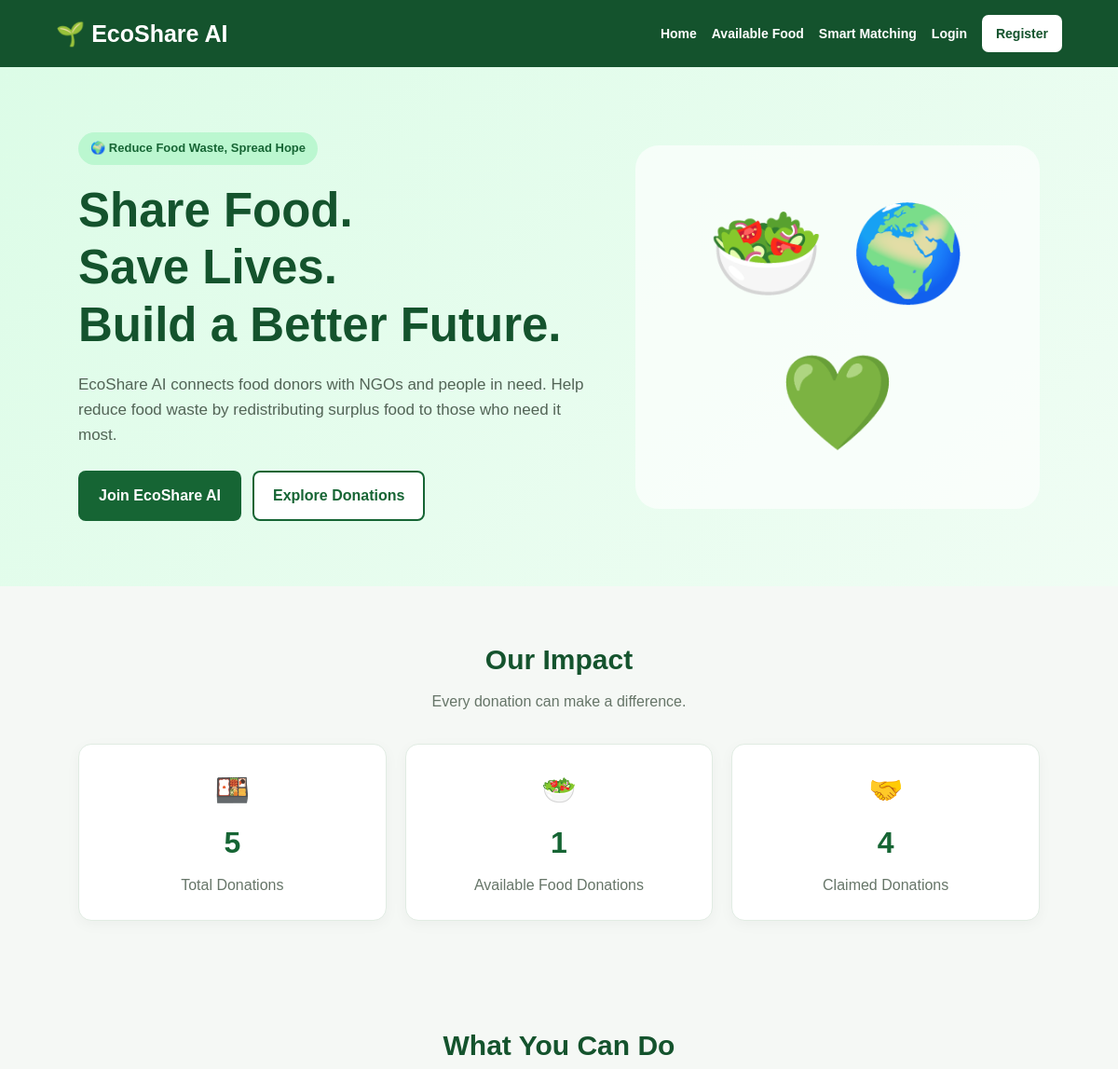
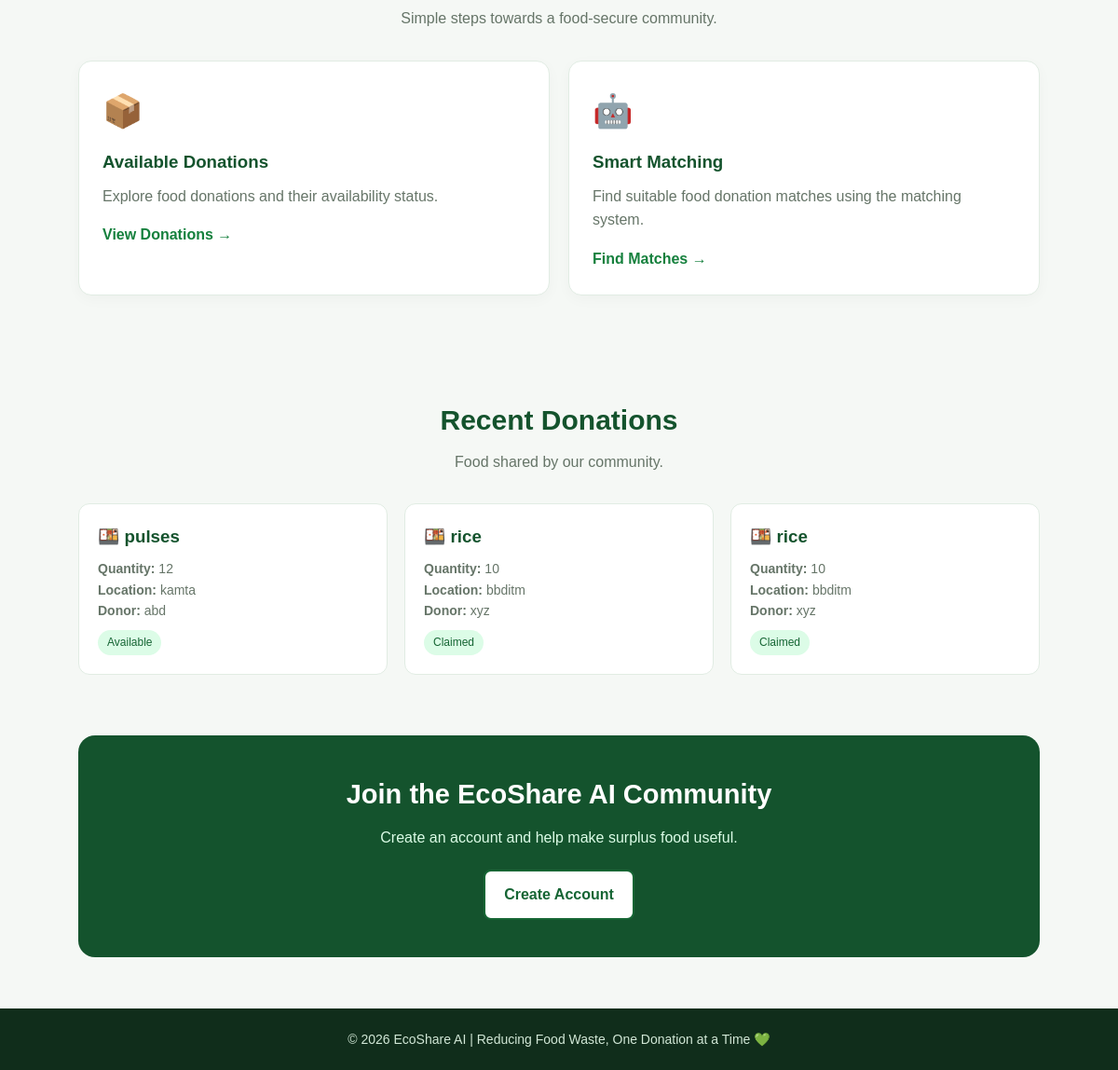
The page / on the database its author committed (2 pictures, top to bottom).
### tables this page shows
CREATE TABLE donations (
            id INTEGER PRIMARY KEY AUTOINCREMENT,
            food_name TEXT NOT NULL,
            quantity TEXT NOT NULL,
            location TEXT NOT NULL,
            donor_name TEXT NOT NULL,
            contact TEXT NOT NULL,
            status TEXT NOT NULL DEFAULT 'Available'
        , expiry_date TEXT);

### app.py (the view)
@app.route("/")
def home():
    donations = get_all_donations()
    stats = get_statistics() or {}
    total = get_stat_value(
        stats, "total", "total_donations"
    )
    available = get_stat_value(
        stats, "available", "available_donations"
    )
    claimed = get_stat_value(
        stats, "claimed", "claimed_donations"
    )
    stats_for_template = dict(stats)
    stats_for_template["total"] = total
    stats_for_template["available"] = available
    stats_for_template["claimed"] = claimed
    return render_template(
        "index.html",
        donations=donations,
        stats=stats_for_template,
        total_donations=total,
        available_donations=available,
        claimed_donations=claimed,
    )

### app.py (called while the page is built)
def get_stat_value(stats, *possible_keys):
    for key in possible_keys:
        try:
            value = stats.get(key)
            if value is not None:
                return value
        except AttributeError:
            break
    return 0

### database.py (called while the page is built)
def get_connection():
    connection = sqlite3.connect(DB_PATH, timeout=10)
    connection.row_factory = sqlite3.Row
    connection.execute("PRAGMA foreign_keys = ON")
    return connection

def get_all_donations():
    with get_connection() as conn:
        rows = conn.execute("""
            SELECT *
            FROM donations
            ORDER BY id DESC
        """).fetchall()
        return [dict(row) for row in rows]

def get_statistics():
    with get_connection() as conn:
        row = conn.execute("""
            SELECT
                COUNT(*) AS total,

                SUM(
                    CASE
                        WHEN LOWER(TRIM(status)) = 'available'
                        THEN 1 ELSE 0
                    END
                ) AS available,

                SUM(
                    CASE
                        WHEN LOWER(TRIM(status)) = 'claimed'
                        THEN 1 ELSE 0
                    END
                ) AS claimed

            FROM donations
        """).fetchone()
        return {
            "total": row["total"] or 0,
            "available": row["available"] or 0,
            "claimed": row["claimed"] or 0
        }

### templates/index.html (shortened to what this page needs)
<!DOCTYPE html>
<html lang="en">
<head>
</head>
<body>
    <nav>
        <a class="logo" href="{{ url_for('home') }}">
            🌱 EcoShare AI
        </a>
        <div class="nav-links">
            <a href="{{ url_for('home') }}">Home</a>
            {% if session.get('user_id') %}
                {% if session.get('user_role') == 'ngo' %}
                    <a href="{{ url_for('donations') }}">
                        Available Food
                    </a>
                    <a href="{{ url_for('smart_matching') }}">
                        Smart Matching
                    </a>
                    <a href="{{ url_for('ngo_dashboard') }}">
                        NGO Dashboard
                    </a>
                {% else %}
                    <a href="{{ url_for('donate') }}">
                        Donate Food
                    </a>
                    <a href="{{ url_for('donations') }}">
                        Available Food
                    </a>
                    <a href="{{ url_for('smart_matching') }}">
                        Smart Matching
                    </a>
                {% endif %}
                <span class="welcome">
                    Hi, {{ session.get('user_name', 'User') }}
                </span>
                <a class="nav-button" href="{{ url_for('logout') }}">
                    Logout
                </a>
            {% else %}
                <a href="{{ url_for('donations') }}">
                    Available Food
                </a>
                <a href="{{ url_for('smart_matching') }}">
                    Smart Matching
                </a>
                <a href="{{ url_for('login') }}">
                    Login
                </a>
                <a class="nav-button" href="{{ url_for('register') }}">
                    Register
                </a>
            {% endif %}
        </div>
    </nav>
    <section class="hero">
        <div class="hero-content">
            <span class="tag">
                🌍 Reduce Food Waste, Spread Hope
            </span>
            <h1>
                Share Food.<br>
                Save Lives.<br>
                Build a Better Future.
            </h1>
            <p>
                EcoShare AI connects food donors with NGOs and people in need.
                Help reduce food waste by redistributing surplus food to
                those who need it most.
            </p>
            <div class="buttons">
                {% if session.get('user_id') and session.get('user_role') == 'donor' %}
                    <a class="btn btn-primary"
                       href="{{ url_for('donate') }}">
                        Donate Food
                    </a>
                {% elif not session.get('user_id') %}
                    <a class="btn btn-primary"
                       href="{{ url_for('register') }}">
                        Join EcoShare AI
                    </a>
                {% endif %}
                <a class="btn btn-secondary"
                   href="{{ url_for('donations') }}">
                    Explore Donations
                </a>
            </div>
        </div>
        <div class="hero-visual">
            🥗 🌍 💚
        </div>
    </section>
    <section class="section">
        <div class="section-heading">
            <h2>Our Impact</h2>
            <p>Every donation can make a difference.</p>
        </div>
        <div class="stats">
            <div class="stat-card">
                <div class="stat-icon">🍱</div>
                <h3>{{ stats.total }}</h3>
                <p>Total Donations</p>
            </div>
            <div class="stat-card">
                <div class="stat-icon">🥗</div>
                <h3>{{ stats.available }}</h3>
                <p>Available Food Donations</p>
            </div>
            <div class="stat-card">
                <div class="stat-icon">🤝</div>
                <h3>{{ stats.claimed }}</h3>
                <p>Claimed Donations</p>
            </div>
        </div>
    </section>
    <section class="section">
        <div class="section-heading">
            <h2>What You Can Do</h2>
            <p>Simple steps towards a food-secure community.</p>
        </div>
        <div class="features">
            <div class="feature-card">
                <div class="icon">📦</div>
                <h3>Available Donations</h3>
                <p>Explore food donations and their availability status.</p>
                <a href="{{ url_for('donations') }}">View Donations →</a>
            </div>
            <div class="feature-card">
                <div class="icon">🤖</div>
                <h3>Smart Matching</h3>
                <p>Find suitable food donation matches using the matching system.</p>
                <a href="{{ url_for('smart_matching') }}">Find Matches →</a>
            </div>
        </div>
    </section>
    <section class="section">
        <div class="section-heading">
            <h2>Recent Donations</h2>
            <p>Food shared by our community.</p>
        </div>
        <div class="recent-list">
            {% for donation in donations[:3] %}
                <div class="recent-card">
                    <h3>🍱 {{ donation.food_name }}</h3>
                    <p>
                        <strong>Quantity:</strong>
                        {{ donation.quantity }}
                    </p>
                    <p>
                        <strong>Location:</strong>
                        {{ donation.location }}
                    </p>
                    <p>
                        <strong>Donor:</strong>
                        {{ donation.donor_name }}
                    </p>
                    <span class="status">
                        {{ donation.status }}
                    </span>
                </div>
            {% else %}
                <div class="empty-state">
                    <h3>No donations yet</h3>
                    <p>Be the first person to share food with your community.</p>
                </div>
            {% endfor %}
        </div>
    </section>
    <section class="cta">
        {% if session.get('user_id') %}
            {% if session.get('user_role') == 'ngo' %}
                <h2>Welcome, NGO Partner!</h2>
                <p>Find available food and help connect it to people in need.</p>
                <a class="btn btn-secondary"
                   href="{{ url_for('donations') }}">
                    Explore Available Food
                </a>
                <a class="btn btn-secondary"
                   href="{{ url_for('ngo_dashboard') }}">
                    Open NGO Dashboard
                </a>
            {% else %}
                <h2>Thank You for Supporting EcoShare AI!</h2>
                <p>Your contribution can help reduce food waste.</p>
                <a class="btn btn-secondary"
                   href="{{ url_for('donate') }}">
                    Donate Food
                </a>
            {% endif %}
        {% else %}
            <h2>Join the EcoShare AI Community</h2>
            <p>Create an account and help make surplus food useful.</p>
            <a class="btn btn-secondary"
               href="{{ url_for('register') }}">
                Create Account
            </a>
        {% endif %}
    </section>
    <footer>
        <p>
            © 2026 EcoShare AI |
            Reducing Food Waste, One Donation at a Time 💚
        </p>
    </footer>
</body>
</html>

### templates/index.html (style rules this page uses)
* { margin: 0; padding: 0; box-sizing: border-box; }
body { font-family: Arial, sans-serif; background: #f5f8f5; color: #24352a; line-height: 1.6; }
nav { background: #14532d; color: white; padding: 16px 5%; display: flex; justify-content: space-between; align-items: center; gap: 18px; flex-wrap: wrap; }
.logo { font-size: 25px; font-weight: bold; color: white; text-decoration: none; }
.nav-links { display: flex; align-items: center; gap: 16px; flex-wrap: wrap; }
.nav-links a, .welcome { color: white; text-decoration: none; font-size: 14px; font-weight: 600; }
.nav-button { background: white; color: #14532d !important; padding: 9px 15px; border-radius: 7px; }
.hero { padding: 70px 7%; background: linear-gradient(135deg, #dcfce7, #f0fdf4); display: flex; justify-content: space-between; align-items: center; gap: 35px; flex-wrap: wrap; }
.hero-content { flex: 1; min-width: 280px; }
.tag { display: inline-block; background: #bbf7d0; color: #166534; padding: 7px 13px; border-radius: 20px; font-size: 13px; font-weight: bold; margin-bottom: 18px; }
.hero h1 { font-size: clamp(32px, 5vw, 51px); line-height: 1.2; margin-bottom: 20px; color: #14532d; }
.hero p { color: #526456; font-size: 17px; margin-bottom: 25px; max-width: 600px; }
.buttons { display: flex; gap: 12px; flex-wrap: wrap; }
.btn { display: inline-block; text-decoration: none; padding: 12px 20px; border-radius: 8px; font-weight: bold; border: 2px solid #166534; cursor: pointer; }
.btn-primary { background: #166534; color: white; }
.btn-secondary { color: #166534; background: white; }
.hero-visual { flex: 0.7; min-width: 240px; text-align: center; font-size: 100px; background: #ffffffa8; border-radius: 25px; padding: 35px 20px; }
.section { padding: 55px 7%; }
.section-heading { text-align: center; margin-bottom: 32px; }
.section-heading h2 { font-size: 30px; color: #14532d; margin-bottom: 8px; }
.section-heading p { color: #667568; }
.stats { display: grid; grid-template-columns: repeat(auto-fit, minmax(190px, 1fr)); gap: 20px; }
.stat-card { background: white; padding: 25px; border-radius: 14px; box-shadow: 0 4px 15px #0000000a; border: 1px solid #e1ece3; text-align: center; }
.stat-icon { font-size: 30px; }
.stat-card h3 { font-size: 32px; color: #166534; margin: 7px 0; }
.stat-card p { color: #667568; }
.features { display: grid; grid-template-columns: repeat(auto-fit, minmax(220px, 1fr)); gap: 20px; }
.feature-card { background: white; padding: 25px; border-radius: 14px; border: 1px solid #e1ece3; box-shadow: 0 4px 15px #00000008; }
.feature-card .icon { font-size: 35px; margin-bottom: 12px; }
.feature-card h3 { color: #14532d; margin-bottom: 9px; }
.feature-card p { color: #667568; margin-bottom: 16px; }
.feature-card a { color: #15803d; font-weight: bold; text-decoration: none; }
.recent-list { display: grid; grid-template-columns: repeat(auto-fit, minmax(240px, 1fr)); gap: 18px; }
.recent-card { background: white; padding: 20px; border-radius: 12px; border: 1px solid #e1ece3; }
.recent-card h3 { color: #14532d; margin-bottom: 8px; }
.recent-card p { color: #667568; font-size: 14px; }
.status { display: inline-block; background: #dcfce7; color: #166534; border-radius: 20px; padding: 4px 10px; font-size: 12px; margin-top: 10px; }
.cta { margin: 10px 7% 55px; padding: 40px 25px; background: #14532d; color: white; border-radius: 18px; text-align: center; }
.cta h2 { font-size: 29px; margin-bottom: 10px; }
.cta p { margin-bottom: 22px; color: #dcfce7; }
footer { background: #102d1b; color: #d1e7d6; text-align: center; padding: 22px; font-size: 14px; }

### rows shown on the page
donations: food_name "pulses", quantity "12", location "kamta", donor_name "abd", status "Available"
donations: food_name "rice", quantity "10", location "bbditm", donor_name "xyz", status "Claimed"
donations: food_name "rice", quantity "10", location "bbditm", donor_name "xyz", status "Claimed"

### other values the page prints
{{ stats.total }} "5"
{{ stats.available }} "1"
{{ stats.claimed }} "4"
